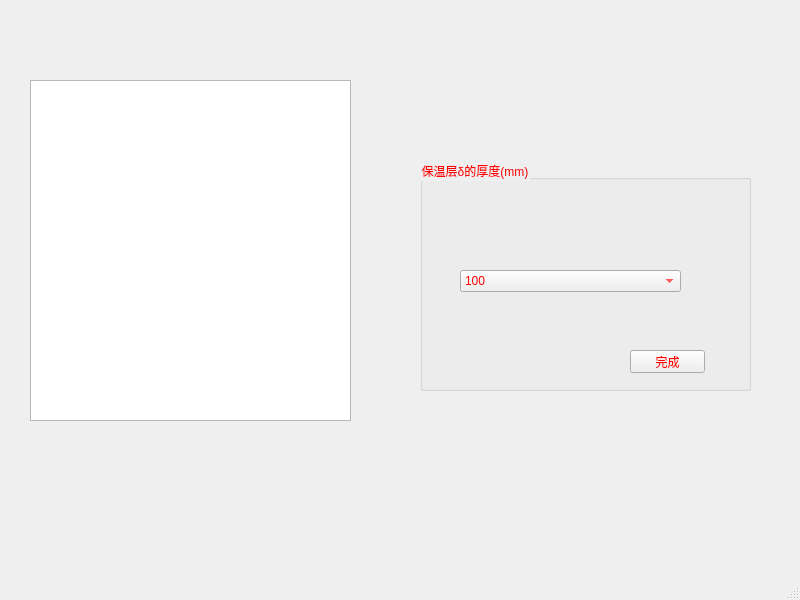
<?xml version="1.0" encoding="UTF-8"?>
<ui version="4.0">
 <class>MainWindow</class>
 <widget class="QMainWindow" name="MainWindow">
  <property name="geometry">
   <rect>
    <x>0</x>
    <y>0</y>
    <width>800</width>
    <height>600</height>
   </rect>
  </property>
  <property name="windowTitle">
   <string>MainWindow</string>
  </property>
  <widget class="QWidget" name="centralwidget">
   <widget class="QGroupBox" name="groupBox">
    <property name="geometry">
     <rect>
      <x>420</x>
      <y>160</y>
      <width>331</width>
      <height>231</height>
     </rect>
    </property>
    <property name="styleSheet">
     <string notr="true">color: rgb(255, 0, 0);
font: 8pt &quot;楷体&quot;;</string>
    </property>
    <property name="title">
     <string>保温层δ的厚度(mm)</string>
    </property>
    <widget class="QComboBox" name="comboBox">
     <property name="geometry">
      <rect>
       <x>40</x>
       <y>110</y>
       <width>221</width>
       <height>22</height>
      </rect>
     </property>
     <item>
      <property name="text">
       <string>100</string>
      </property>
     </item>
     <item>
      <property name="text">
       <string>80</string>
      </property>
     </item>
     <item>
      <property name="text">
       <string>60</string>
      </property>
     </item>
     <item>
      <property name="text">
       <string>50</string>
      </property>
     </item>
     <item>
      <property name="text">
       <string>40</string>
      </property>
     </item>
     <item>
      <property name="text">
       <string>30</string>
      </property>
     </item>
     <item>
      <property name="text">
       <string>25</string>
      </property>
     </item>
    </widget>
    <widget class="QPushButton" name="fff">
     <property name="geometry">
      <rect>
       <x>210</x>
       <y>190</y>
       <width>75</width>
       <height>23</height>
      </rect>
     </property>
     <property name="text">
      <string>完成</string>
     </property>
    </widget>
   </widget>
   <widget class="QGraphicsView" name="graphicsView">
    <property name="geometry">
     <rect>
      <x>30</x>
      <y>80</y>
      <width>321</width>
      <height>341</height>
     </rect>
    </property>
    <property name="styleSheet">
     <string notr="true">border-image: url(:/wuding1/4.png);</string>
    </property>
   </widget>
  </widget>
  <widget class="QMenuBar" name="menubar">
   <property name="geometry">
    <rect>
     <x>0</x>
     <y>0</y>
     <width>800</width>
     <height>22</height>
    </rect>
   </property>
  </widget>
  <widget class="QStatusBar" name="statusbar"/>
 </widget>
 <resources>
  <include location="../pic/wuding.qrc"/>
 </resources>
 <connections/>
</ui>
